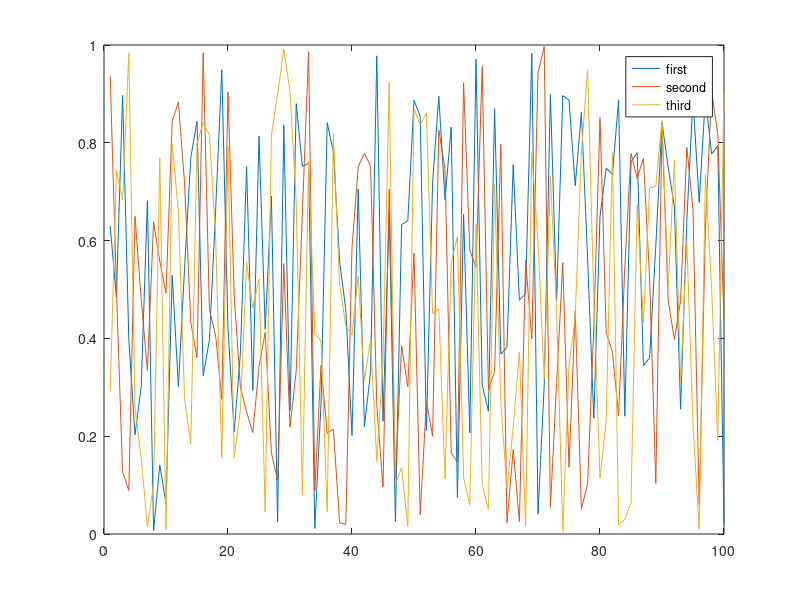

Write the MATLAB code that produced this figure.
function result = test_legend_002
result = false;
a = figure;
plot(rand(100,3));
legend('first','second','third');
drawnow;
legend('hide');
drawnow;
legend('show');
close(a);
result = true;
